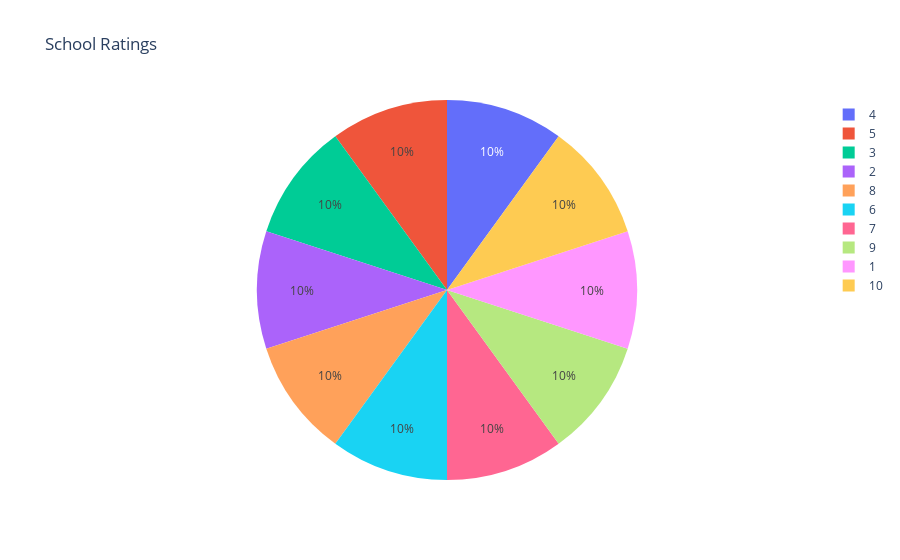

The cell this chart's notebook holds for it:
### Code cell
fig = px.pie(round(zipcode_schools_df['rating'].value_counts(),0), names=rating, title='School Ratings')
fig.show()

### Figure 1 — Plotly figure (JSON) as saved in the notebook; plotly's stock layout.template omitted (floating-point values rounded to 4 significant figures)
{"data": [{"domain": {"x": [0, 1], "y": [0, 1]}, "hovertemplate": "label=%{label}<extra></extra>", "labels": ["4", "5", "3", "2", "8", "6", "7", "9", "1", "10"], "legendgroup": "", "name": "", "showlegend": true, "type": "pie"}], "layout": {"legend": {"tracegroupgap": 0}, "title": {"text": "School Ratings"}}}
